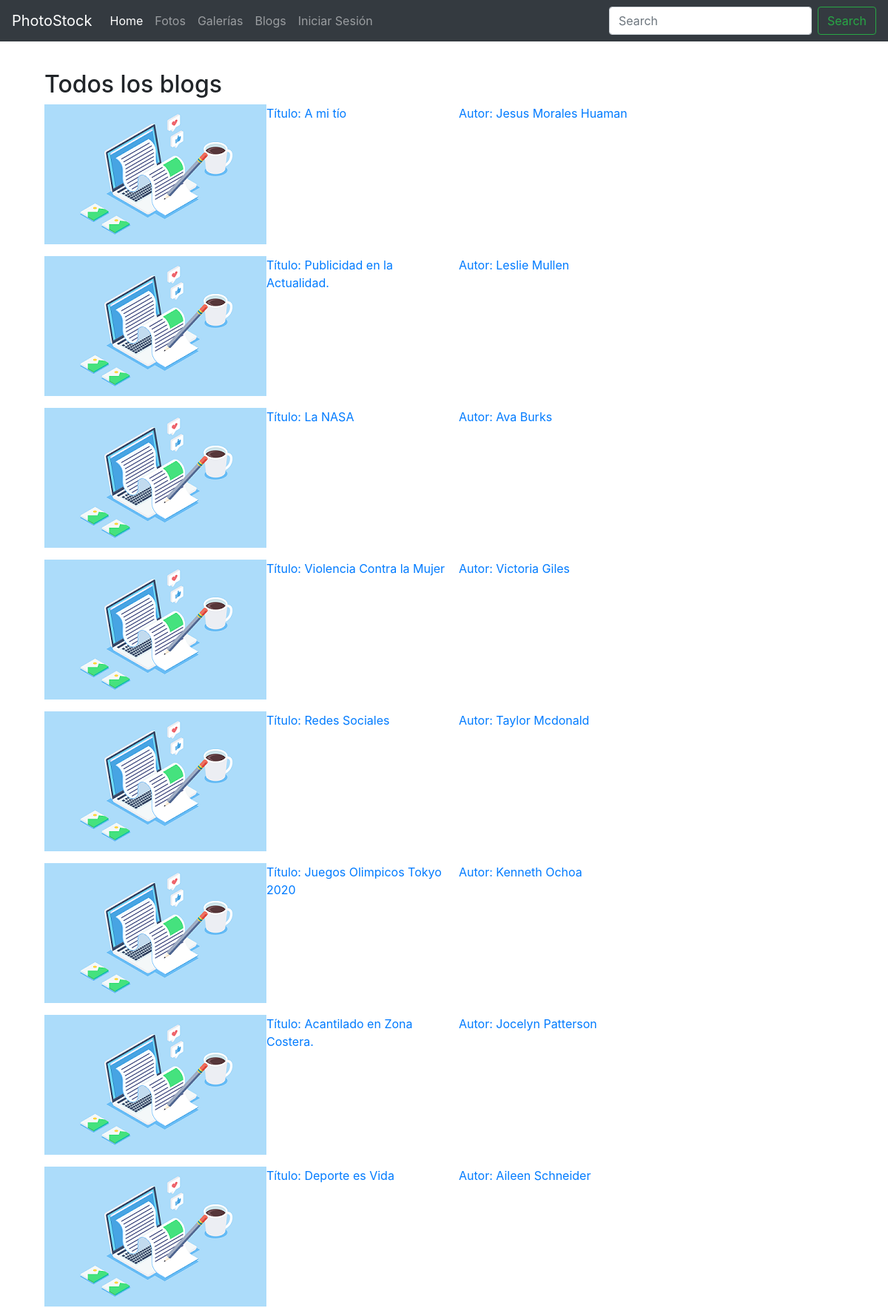
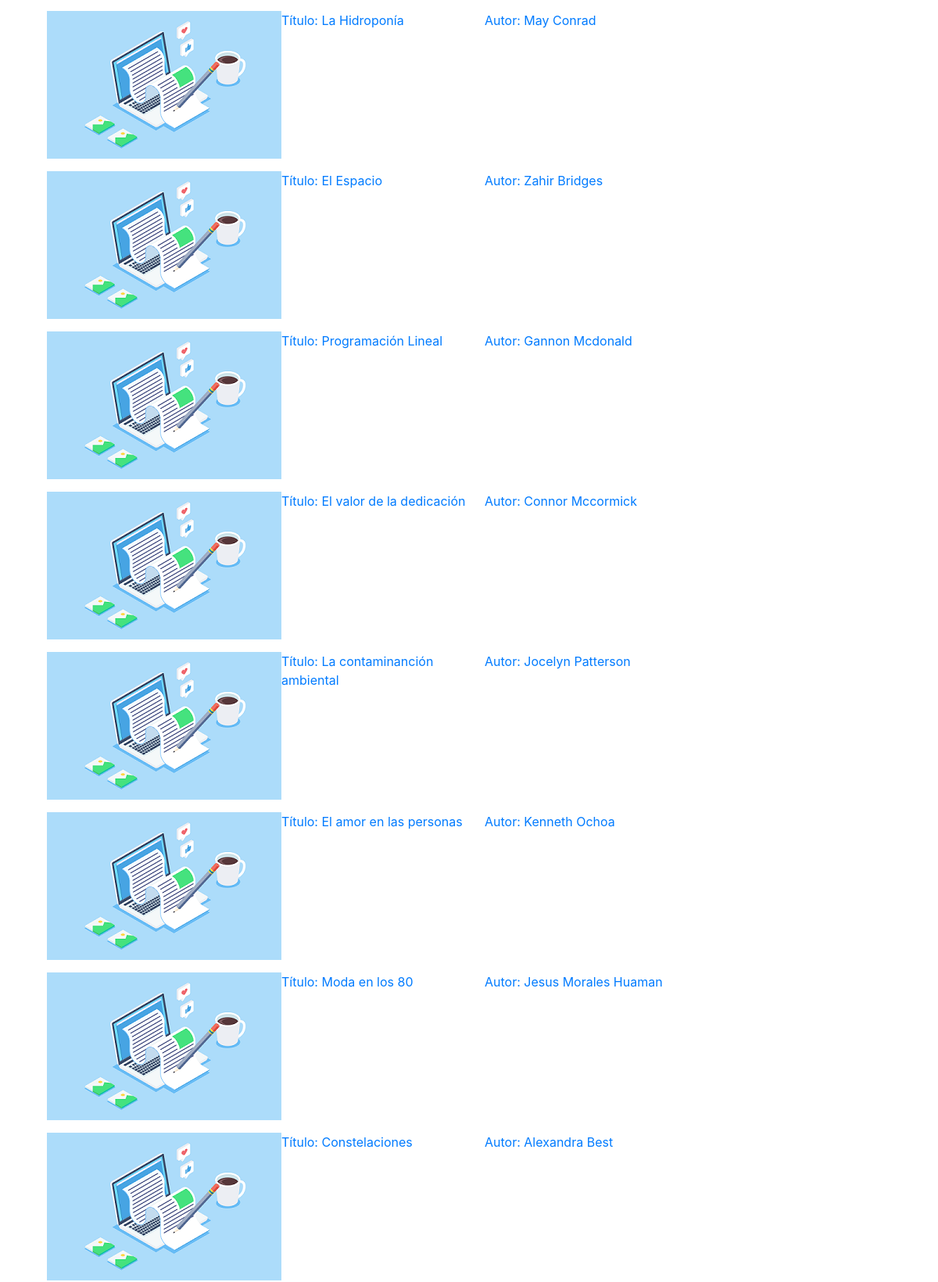
/blogs.php (upper part), run on the app's committed database (2 pictures, top to bottom).
### tables this page shows
CREATE TABLE blogs(
    id_blog BIGINT PRIMARY KEY AUTO_INCREMENT,
    id_usuario BIGINT NOT NULL,
    fecha_blog DATE NOT NULL DEFAULT CURRENT_DATE,
    nombre_blog VARCHAR(50) NOT NULL,
    contenido TEXT NOT NULL,
    id_foto BIGINT NULL,
    FOREIGN KEY (id_usuario) REFERENCES usuarios(id_usuario),
    FOREIGN KEY (id_foto) REFERENCES fotos(id_foto)
    );

CREATE TABLE usuarios(
    id_usuario BIGINT PRIMARY KEY AUTO_INCREMENT,
    username VARCHAR(50) UNIQUE NOT NULL,
    password VARCHAR(250) NOT NULL,
    nombres VARCHAR(100) NOT NULL,
    apellidos VARCHAR(100)NOT NULL,
    nacimiento DATE NOT NULL,
    direccion TEXT NOT NULL,
    sobre_mi TEXT NULL,
    foto TEXT NULL
    );

### controladores/comprobar_sesion.php (called while the page is built, shortened)
<?php
function estaLogeado(){
if(isset($_SESSION['id_usuario'])){
    return true;
    }else return false;
}
?>

### controladores/obtener_todos_blogs.php (the view, shortened to what this page needs)
<?php
include "conexion.php";
$sql = "CALL obtener_todos_blogs;";
$result = mysqli_query($conexion,$sql);
if (mysqli_num_rows($result) > 0) {
    while($row = mysqli_fetch_assoc($result)) {
        $id_blog =$row['id_blog'];
        $titulo = $row['nombre_blog'];
        $Nombres = $row['nombres'];
        $apellidos = $row['apellidos'];
        ?>
        <a href="blog.php?id_blog=<?php echo $id_blog;?>">
            <figure class = "grid-blog">
                <img clas = "img-blog" src="assets/img/blog.png" alt="">
                <figcaption><?php echo "Título: ".$titulo;?></figcaption>
                <figcaption><?php echo "Autor: $Nombres $apellidos";?></figcaption>
            </figure>
        </a>
    <?php }
    }else echo "No se han encontrado resultados";
?>

### blogs.php (shortened to what this page needs)
<!DOCTYPE html>
<html lang="en">
<head>
	<link rel="stylesheet" href="assets/css/index.css">
</head>
<body>
  <?php include "templates/header.php";?>
<div class="custom-main">
    <div class="grid-container fotos-populares">
      <h2>Todos los blogs</h2>
      <section class="grid" id="grid">
        <div class="item">
          <div class="item-contenido">
          <?php include "controladores/obtener_todos_blogs.php";?>
          </div>
          </div>
        </div>
    </div>
</body>
</html>

### templates/header.php (shortened to what this page needs)
<!DOCTYPE html>
<html lang="en">
<head>
    <link rel="stylesheet" href="assets/bootstrap/bootstrap.css">
    <link rel="stylesheet" href="assets/css/main.css">
</head>
<body>
<nav class="navbar navbar-expand-lg navbar navbar-dark bg-dark fixed-top custom-nav">
  <a class="navbar-brand" href="index.php">PhotoStock</a>
  <div class="collapse navbar-collapse" id="navbarTogglerDemo03">
    <ul class="navbar-nav mr-auto mt-2 mt-lg-0">
      <li class="nav-item active">
        <a class="nav-link" href="index.php">Home <span class="sr-only">(current)</span></a>
      </li>
      <li class="nav-item">
        <a class="nav-link" href="#">Fotos</a>
      </li>
      <li class="nav-item">
        <a class="nav-link" href="#">Galerías</a>
      </li>
      <li class="nav-item">
        <a class="nav-link" href="blogs.php">Blogs</a>
      </li>
    <?php
    include_once "controladores/comprobar_sesion.php";
    if(estaLogeado()){
      $foto = $_SESSION['foto_perfil'];
    ?>
      <div class="dropdown">
        <button class="btn btn-primary dropdown-toggle" type="button" data-toggle="dropdown"> <img class = "perfil" src=<?php echo $foto; ?> alt="Imagen de perfil de usuario"><?php echo $_SESSION ['nombres']; echo" ". $_SESSION['apellidos'];?>
        <span class="caret"></span></button>
        <ul class="dropdown-menu">
          <li><a href="profile.php?profile_id=<?php echo $_SESSION["id_usuario"];?>">Mi perfil</a></li>
          <li><a href="#">Guardados</a></li>
          <li><a href="upload.php">Subir fotos</a></li>
          <li><a href="crear_blog.php">Crear blog</a></li>
          <li><a href="eliminar_foto.php">Eliminar fotos</a></li>
          <li><a href="controladores/cerrar_sesion.php">Cerrar sesión</a></li>
        </ul>
      </div>
      <?php }
      else{
      ?>
        <li class="nav-item">
        <a class="nav-link" href="login.php">Iniciar Sesión</a>
        </li>
    <?php } ?>
    </ul>
    <form class="form-inline my-2 my-lg-0" method="GET">
      <input class="form-control mr-sm-2" type="search" placeholder="Search" name="busqueda" aria-label="Search">
      <button class="btn btn-outline-success my-2 my-sm-0" type="submit">Search</button>
    </form>
  </div>
</nav>
<link rel="stylesheet" type="text/css" href="assets/css/main.css">
</body>
</html>

### assets/css/index.css (style rules this page uses)
body { align-items: center; }
.grid-container { justify-content: center; padding-top: 45px; position: relative; width: 90vw; margin: 0 auto; }
.custom-main { padding-top:20px }

### assets/css/main.css (style rules this page uses)
.custom-main { padding-top:50px }
.grid-blog { display: grid; grid-template-columns: repeat(4,1fr); }

### data on the page
blogs: nombre_blog "A mi tío", id_usuario.nombres "Jesus", id_usuario.apellidos "Morales Huaman"
blogs: nombre_blog "Publicidad en la Actualidad.", id_usuario.nombres "Leslie", id_usuario.apellidos "Mullen"
blogs: nombre_blog "La NASA", id_usuario.nombres "Ava", id_usuario.apellidos "Burks"
blogs: nombre_blog "Violencia Contra la Mujer", id_usuario.nombres "Victoria", id_usuario.apellidos "Giles"
blogs: nombre_blog "Redes Sociales", id_usuario.nombres "Taylor", id_usuario.apellidos "Mcdonald"
blogs: nombre_blog "Juegos Olimpicos Tokyo 2020", id_usuario.nombres "Kenneth", id_usuario.apellidos "Ochoa"
blogs: nombre_blog "Acantilado en Zona Costera.", id_usuario.nombres "Jocelyn", id_usuario.apellidos "Patterson"
blogs: nombre_blog "Deporte es Vida", id_usuario.nombres "Aileen", id_usuario.apellidos "Schneider"
blogs: nombre_blog "La Hidroponía", id_usuario.nombres "May", id_usuario.apellidos "Conrad"
blogs: nombre_blog "El Espacio", id_usuario.nombres "Zahir", id_usuario.apellidos "Bridges"
blogs: nombre_blog "Programación Lineal", id_usuario.nombres "Gannon", id_usuario.apellidos "Mcdonald"
blogs: nombre_blog "El valor de la dedicación", id_usuario.nombres "Connor", id_usuario.apellidos "Mccormick"
blogs: nombre_blog "La contaminanción ambiental", id_usuario.nombres "Jocelyn", id_usuario.apellidos "Patterson"
blogs: nombre_blog "El amor en las personas", id_usuario.nombres "Kenneth", id_usuario.apellidos "Ochoa"
blogs: nombre_blog "Moda en los 80", id_usuario.nombres "Jesus", id_usuario.apellidos "Morales Huaman"
blogs: nombre_blog "Constelaciones", id_usuario.nombres "Alexandra", id_usuario.apellidos "Best"
